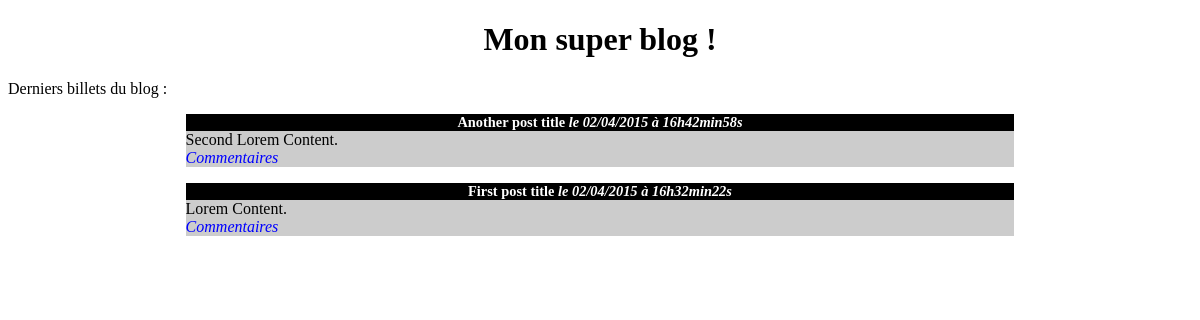
/blog-mvc/index.php, run on the app's committed database.
### tables this page shows
CREATE TABLE billets
(
    id_billet SMALLINT(4) UNSIGNED AUTO_INCREMENT,
    title VARCHAR(25) NOT NULL,
    content TEXT NOT NULL,
    create_date DATETIME NOT NULL,
    CONSTRAINT pk_id PRIMARY KEY(id_billet)
);

### blog-mvc/index.php (the view, shortened to what this page needs)
<!DOCTYPE html>
<html>
    <head>
    <link href="assets/css/style.css" rel="stylesheet" />
    </head>
    <body>
        <h1>Mon super blog !</h1>
        <p>Derniers billets du blog :</p>
<?php
try
{
    $bdd = new PDO('mysql:host=localhost;dbname=test;charset=utf8', 'root', 'labo');
}
catch(Exception $e)
{
        die('Erreur : '.$e->getMessage());
}
$req = $bdd->query('SELECT id_billet, title, content, DATE_FORMAT(create_date, \'%d/%m/%Y à %Hh%imin%ss\') AS create_date_fr FROM billets ORDER BY create_date DESC LIMIT 0, 5');
while ($donnees = $req->fetch())
{
?>
<div class="news">
    <h3>
        <?php echo htmlspecialchars($donnees['title']); ?>
        <em>le <?php echo $donnees['create_date_fr']; ?></em>
    </h3>
    <p>
    <?php
    echo nl2br(htmlspecialchars($donnees['content']));
    ?>
    <br />
    <em><a href="commentaires.php?billet=<?php echo $donnees['id_billet']; ?>">Commentaires</a></em>
    </p>
</div>
<?php
}
?>
</body>
</html>

### blog-mvc/assets/css/style.css (style rules this page uses)
h1, h3 { text-align:center; }
h3 { background-color:black; color:white; font-size:0.9em; margin-bottom:0px; }
.news p { background-color:#CCCCCC; margin-top:0px; }
.news { width:70%; margin:auto; }
a { text-decoration: none; color: blue; }

### data on the page
billets: title "Another post title", create_date_fr "02/04/2015 à 16h42min58s", content "Second Lorem Content."
billets: title "First post title", create_date_fr "02/04/2015 à 16h32min22s", content "Lorem Content."
